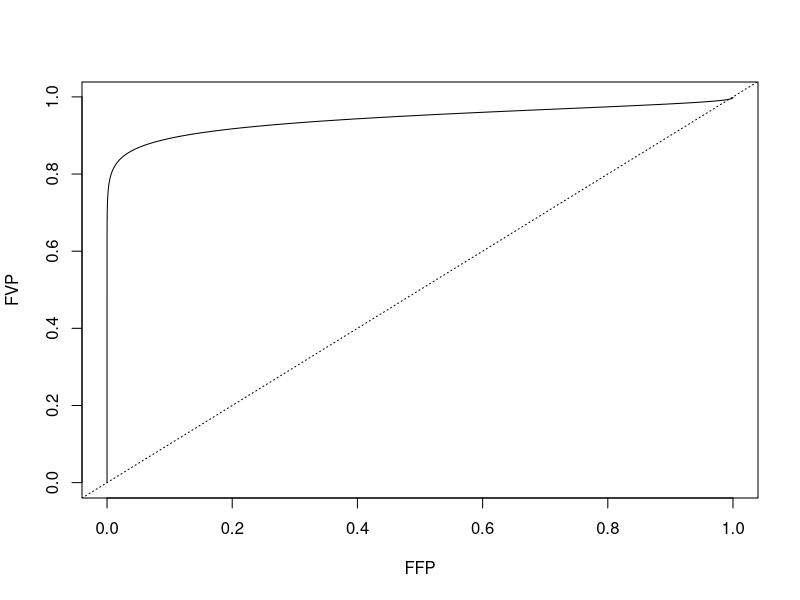
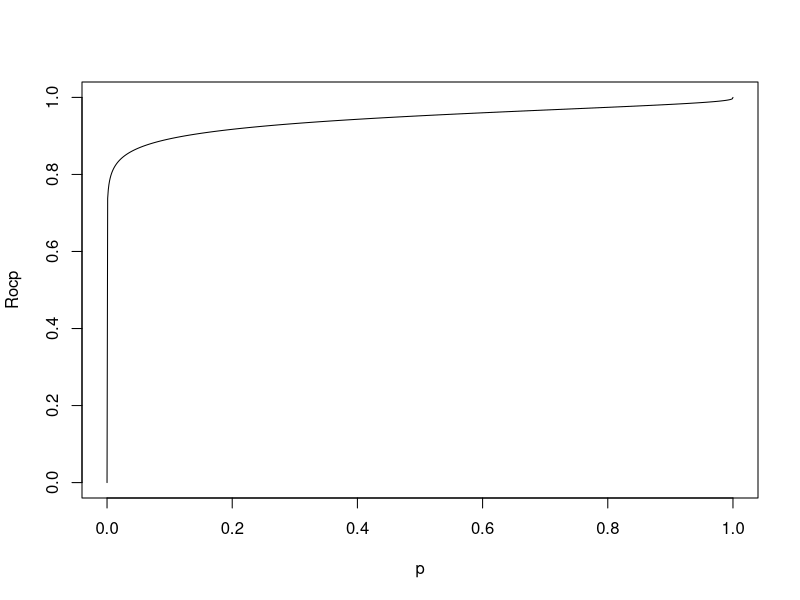

Reproduce these figures in R, in order.
#ejercicio 11
diagnostico=function(sens,espec,prev){
  VPP=(sens*prev)/((sens*prev)+(1-espec)*(1-prev))
  VPN=(espec*(1-prev))/(espec*(1-prev)+(1-sens)*prev)
  return((c(VPP,VPN)))
}
#ejemplo
diagnostico(0.85,0.98,0.012)

#Podemos alcanzar un valor predictivo positivo igual a 1 para algun
#valor de sensibilidad?? (manteniendo prev y espec)
diagnostico(1,0.98,0.012)
#Y si cambiamos espec y sens a 1??
diagnostico(1,1,0.012)
#Calcular los valores predictivos si la prev es 5% (manteniendo sens y espec)
diagnostico(0.85,0.98,0.05)

#Curva rock METODO 1
c=seq(50,250,by=0.1)
FVP=1-pnorm(c,mean=140,sd=30)
FFP=1-pnorm(c,mean=90,sd=10)
plot(FFP,FVP,type="l")
abline(a=0,b=1,lty=3)

#Curva rock METODO 2
p=seq(0,1,by=0.001)
Rocp=1-pnorm(qnorm(1-p,mean=90,sd=10),mean=140,sd=30)
plot(p,Rocp,type="l")
AUC=sum(Rocp)*0.001
#indice de youden, grafica de abajo
M=max(Rocp-p)
#valor pto de corte asociado
which.max(Rocp-p) #35 es donde se encuentra el macx de la curva
#p[35] : 1-especif, 0.034
#Rocp(35) sensibilidad,  0.855
qnorm(1-p[35],mean=90,sd=10)
qnorm(1-Rocp[35],mean=140,sd=30)
#nos debe dar lo mismo, seria el punto de corte
